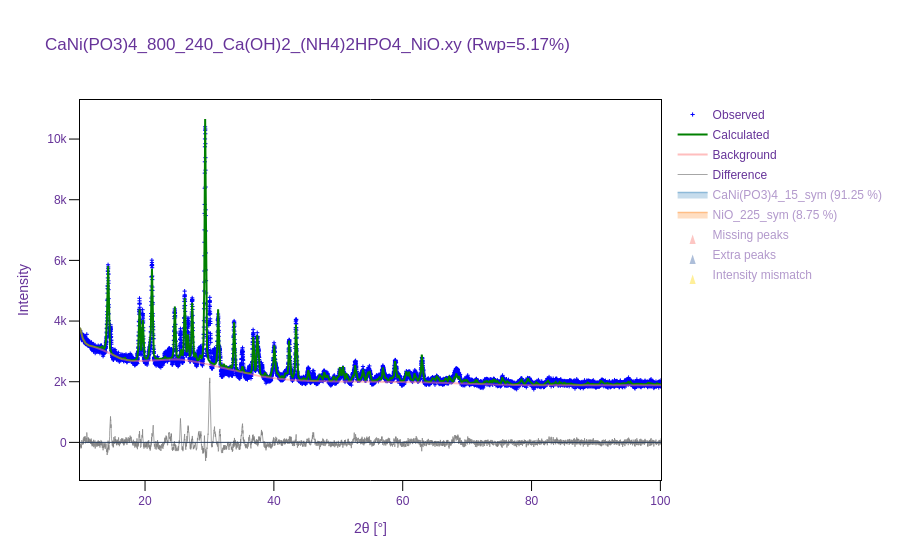

This figure's notebook cell:
### Code cell
refinement.visualize()

### Figure 1 — Plotly figure (JSON) as saved in the notebook; plotly's stock layout.template omitted (floating-point values rounded to 4 significant figures; data arrays with more than 128 entries replaced by an {"elided": "..."} marker saying what was removed)
{"data": [{"marker": {"color": "blue", "size": 3, "symbol": "cross-thin-open"}, "mode": "markers", "name": "Observed", "type": "scatter", "x": {"elided": "8301 float values"}, "y": {"elided": "8301 int values"}}, {"line": {"color": "green", "width": 2}, "mode": "lines", "name": "Calculated", "type": "scatter", "x": {"elided": "8301 float values"}, "y": {"elided": "8301 float values"}}, {"line": {"color": "#FF7F7F", "width": 2}, "mode": "lines", "name": "Background", "opacity": 0.5, "type": "scatter", "x": {"elided": "8301 float values"}, "y": {"elided": "8301 float values"}}, {"hoverinfo": "skip", "line": {"color": "#808080", "width": 1}, "mode": "lines", "name": "Difference", "opacity": 0.7, "type": "scatter", "x": {"elided": "8301 float values"}, "y": {"elided": "8301 float values"}}, {"hoverinfo": "none", "legendgroup": "CaNi(PO3)4_15_sym", "line": {"color": "#1f77b4", "width": 0}, "mode": "lines", "showlegend": false, "type": "scatter", "x": {"elided": "8301 float values"}, "y": {"elided": "8301 float values"}}, {"fill": "tonexty", "legendgroup": "CaNi(PO3)4_15_sym", "line": {"color": "#1f77b4", "width": 1.5}, "mode": "lines", "name": "CaNi(PO3)4_15_sym (91.25 %)", "type": "scatter", "visible": "legendonly", "x": {"elided": "8301 float values"}, "y": {"elided": "8301 float values"}}, {"hovertemplate": "%{text}", "legendgroup": "CaNi(PO3)4_15_sym", "marker": {"color": "#1f77b4", "size": 5, "symbol": 142}, "mode": "markers", "name": "CaNi(PO3)4_15_sym (91.25 %)", "showlegend": false, "text": {"elided": "480 str values"}, "type": "scatter", "visible": "legendonly", "x": {"elided": "480 float values"}, "y": {"elided": "480 float values"}}, {"hoverinfo": "none", "legendgroup": "NiO_225_sym", "line": {"color": "#ff7f0e", "width": 0}, "mode": "lines", "showlegend": false, "type": "scatter", "x": {"elided": "8301 float values"}, "y": {"elided": "8301 float values"}}, {"fill": "tonexty", "legendgroup": "NiO_225_sym", "line": {"color": "#ff7f0e", "width": 1.5}, "mode": "lines", "name": "NiO_225_sym (8.75 %)", "type": "scatter", "visible": "legendonly", "x": {"elided": "8301 float values"}, "y": {"elided": "8301 float values"}}, {"hovertemplate": "%{text}", "legendgroup": "NiO_225_sym", "marker": {"color": "#ff7f0e", "size": 5, "symbol": 142}, "mode": "markers", "name": "NiO_225_sym (8.75 %)", "showlegend": false, "text": ["37.42, 372.96", "43.43, 568.51", "62.97, 275.52", "75.45, 97.50", "79.43, 71.83", "95.01, 29.46"], "type": "scatter", "visible": "legendonly", "x": [37.42, 43.43, 62.97, 75.45, 79.43, 95.01], "y": [-3213.0, -3213.0, -3213.0, -3213.0, -3213.0, -3213.0]}, {"marker": {"color": "#f9726a", "opacity": 0.8, "size": 10, "symbol": 53}, "mode": "markers", "name": "Missing peaks", "showlegend": true, "text": ["14.67, 260.10", "15.37, 31.68", "17.74, 50.21", "23.76, 177.48", "24.08, 67.27", "28.31, 596.64", "29.74, 38.88", "30.03, 889.36", "30.81, 613.27", "32.89, 17.53", "34.38, 22.50", "35.45, 20.79", "36.18, 115.20", "38.12, 227.94", "46.09, 54.16", "35.10, 363.88", "41.89, 509.00", "28.64, 329.27", "41.89, 509.00", "23.22, 209.97"], "type": "scatter", "visible": "legendonly", "x": [14.67, 15.37, 17.74, 23.76, 24.08, 28.31, 29.74, 30.03, 30.81, 32.89, 34.38, 35.45, 36.18, 38.12, 46.09, 35.1, 41.89, 28.64, 41.89, 23.22], "y": [0.0, 0.0, 0.0, 0.0, 0.0, 0.0, 0.0, 0.0, 0.0, 0.0, 0.0, 0.0, 0.0, 0.0, 0.0, 0.0, 0.0, 0.0, 0.0, 0.0]}, {"hovertemplate": "%{text}", "marker": {"color": "#335da0", "opacity": 0.8, "size": 10, "symbol": 53}, "mode": "markers", "name": "Extra peaks", "showlegend": true, "text": ["50.73, 161.58", "50.24, 139.26"], "type": "scatter", "visible": "legendonly", "x": [50.73, 50.24], "y": [0.0, 0.0]}, {"hovertemplate": "%{text}", "marker": {"color": "#FFD700", "opacity": 0.8, "size": 10, "symbol": 53}, "mode": "markers", "name": "Intensity mismatch", "showlegend": true, "text": ["47.19, 0.00", "38.57, 0.00", "32.21, 0.00", "72.97, 0.00", "13.26, 0.00", "33.24, 0.00"], "type": "scatter", "visible": "legendonly", "x": [47.19, 38.57, 32.21, 72.97, 13.26, 33.24], "y": [0.0, 0.0, 0.0, 0.0, 0.0, 0.0]}], "layout": {"autosize": true, "font": {"color": "RebeccaPurple", "family": "Arial, sans-serif"}, "legend": {"title": {"text": ""}, "tracegroupgap": 1}, "plot_bgcolor": "white", "shapes": [{"line": {"width": 1}, "type": "line", "x0": 0, "x1": 1, "xref": "x domain", "y0": 0, "y1": 0, "yref": "y"}], "title": {"text": "CaNi(PO3)4_800_240_Ca(OH)2_(NH4)2HPO4_NiO.xy (Rwp=5.17%)"}, "xaxis": {"linecolor": "black", "linewidth": 1, "mirror": true, "range": [9.903, 100.1], "showline": true, "tickcolor": "black", "ticklen": 10, "ticks": "outside", "tickwidth": 1, "title": {"text": "2θ [°]"}}, "yaxis": {"linecolor": "black", "linewidth": 1, "mirror": true, "showline": true, "tickcolor": "black", "ticklen": 10, "ticks": "outside", "tickwidth": 1, "title": {"text": "Intensity"}}}}
